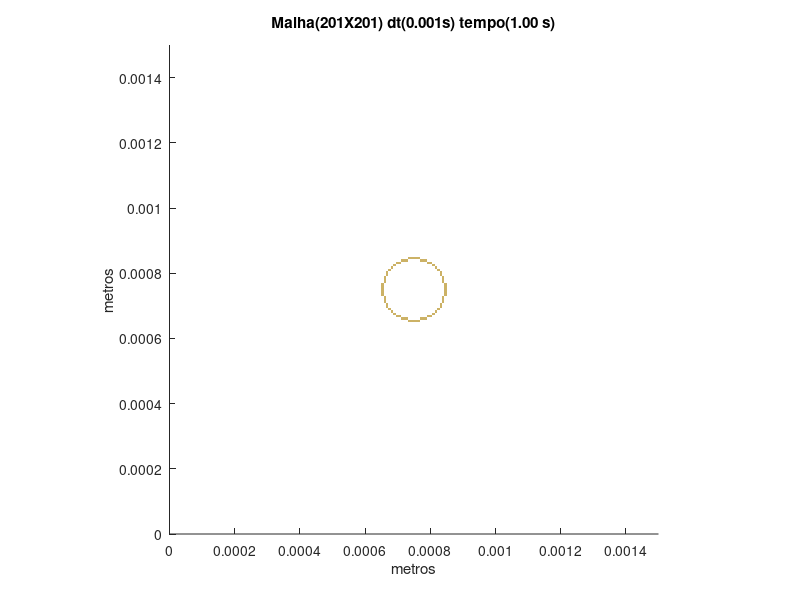

This figure's MATLAB source:
set (gca,'PlotBoxAspectRatio',[1 1 1],'Xlim',[0,0.0015],'Ylim',[0,0.0015])
hold on
title('Malha(201X201) dt(0.001s) tempo(1.00 s)')
hold on
ylabel('metros')
hold on
xlabel('metros')
hold on

fill([0.00073134328358209 0.00073134328358209 0.000738805970149254 0.000738805970149254],[0.000649253731343284 0.000656716417910448 0.000656716417910448 0.000649253731343284],[0.8,0.7,0.4],'LineStyle','none')

fill([0.000738805970149254 0.000738805970149254 0.000746268656716418 0.000746268656716418],[0.000649253731343284 0.000656716417910448 0.000656716417910448 0.000649253731343284],[0.8,0.7,0.4],'LineStyle','none')

fill([0.000746268656716418 0.000746268656716418 0.000753731343283582 0.000753731343283582],[0.000649253731343284 0.000656716417910448 0.000656716417910448 0.000649253731343284],[0.8,0.7,0.4],'LineStyle','none')

fill([0.000753731343283582 0.000753731343283582 0.000761194029850746 0.000761194029850746],[0.000649253731343284 0.000656716417910448 0.000656716417910448 0.000649253731343284],[0.8,0.7,0.4],'LineStyle','none')

fill([0.000761194029850746 0.000761194029850746 0.000768656716417911 0.000768656716417911],[0.000649253731343284 0.000656716417910448 0.000656716417910448 0.000649253731343284],[0.8,0.7,0.4],'LineStyle','none')

fill([0.000708955223880597 0.000708955223880597 0.000716417910447761 0.000716417910447761],[0.000656716417910448 0.000664179104477612 0.000664179104477612 0.000656716417910448],[0.8,0.7,0.4],'LineStyle','none')

fill([0.000716417910447761 0.000716417910447761 0.000723880597014925 0.000723880597014925],[0.000656716417910448 0.000664179104477612 0.000664179104477612 0.000656716417910448],[0.8,0.7,0.4],'LineStyle','none')

fill([0.000723880597014925 0.000723880597014925 0.00073134328358209 0.00073134328358209],[0.000656716417910448 0.000664179104477612 0.000664179104477612 0.000656716417910448],[0.8,0.7,0.4],'LineStyle','none')

fill([0.000768656716417911 0.000768656716417911 0.000776119402985075 0.000776119402985075],[0.000656716417910448 0.000664179104477612 0.000664179104477612 0.000656716417910448],[0.8,0.7,0.4],'LineStyle','none')

fill([0.000776119402985075 0.000776119402985075 0.000783582089552239 0.000783582089552239],[0.000656716417910448 0.000664179104477612 0.000664179104477612 0.000656716417910448],[0.8,0.7,0.4],'LineStyle','none')

fill([0.000783582089552239 0.000783582089552239 0.000791044776119403 0.000791044776119403],[0.000656716417910448 0.000664179104477612 0.000664179104477612 0.000656716417910448],[0.8,0.7,0.4],'LineStyle','none')

fill([0.000694029850746269 0.000694029850746269 0.000701492537313433 0.000701492537313433],[0.000664179104477612 0.000671641791044776 0.000671641791044776 0.000664179104477612],[0.8,0.7,0.4],'LineStyle','none')

fill([0.000701492537313433 0.000701492537313433 0.000708955223880597 0.000708955223880597],[0.000664179104477612 0.000671641791044776 0.000671641791044776 0.000664179104477612],[0.8,0.7,0.4],'LineStyle','none')

fill([0.000791044776119403 0.000791044776119403 0.000798507462686567 0.000798507462686567],[0.000664179104477612 0.000671641791044776 0.000671641791044776 0.000664179104477612],[0.8,0.7,0.4],'LineStyle','none')

fill([0.000798507462686567 0.000798507462686567 0.000805970149253731 0.000805970149253731],[0.000664179104477612 0.000671641791044776 0.000671641791044776 0.000664179104477612],[0.8,0.7,0.4],'LineStyle','none')

fill([0.000686567164179104 0.000686567164179104 0.000694029850746269 0.000694029850746269],[0.000671641791044776 0.00067910447761194 0.00067910447761194 0.000671641791044776],[0.8,0.7,0.4],'LineStyle','none')

fill([0.000805970149253731 0.000805970149253731 0.000813432835820896 0.000813432835820896],[0.000671641791044776 0.00067910447761194 0.00067910447761194 0.000671641791044776],[0.8,0.7,0.4],'LineStyle','none')

fill([0.00067910447761194 0.00067910447761194 0.000686567164179104 0.000686567164179104],[0.00067910447761194 0.000686567164179104 0.000686567164179104 0.00067910447761194],[0.8,0.7,0.4],'LineStyle','none')

fill([0.000813432835820896 0.000813432835820896 0.00082089552238806 0.00082089552238806],[0.00067910447761194 0.000686567164179104 0.000686567164179104 0.00067910447761194],[0.8,0.7,0.4],'LineStyle','none')

fill([0.000671641791044776 0.000671641791044776 0.00067910447761194 0.00067910447761194],[0.000686567164179104 0.000694029850746269 0.000694029850746269 0.000686567164179104],[0.8,0.7,0.4],'LineStyle','none')

fill([0.00082089552238806 0.00082089552238806 0.000828358208955224 0.000828358208955224],[0.000686567164179104 0.000694029850746269 0.000694029850746269 0.000686567164179104],[0.8,0.7,0.4],'LineStyle','none')

fill([0.000664179104477612 0.000664179104477612 0.000671641791044776 0.000671641791044776],[0.000694029850746269 0.000701492537313433 0.000701492537313433 0.000694029850746269],[0.8,0.7,0.4],'LineStyle','none')

fill([0.000828358208955224 0.000828358208955224 0.000835820895522388 0.000835820895522388],[0.000694029850746269 0.000701492537313433 0.000701492537313433 0.000694029850746269],[0.8,0.7,0.4],'LineStyle','none')

fill([0.000664179104477612 0.000664179104477612 0.000671641791044776 0.000671641791044776],[0.000701492537313433 0.000708955223880597 0.000708955223880597 0.000701492537313433],[0.8,0.7,0.4],'LineStyle','none')

fill([0.000828358208955224 0.000828358208955224 0.000835820895522388 0.000835820895522388],[0.000701492537313433 0.000708955223880597 0.000708955223880597 0.000701492537313433],[0.8,0.7,0.4],'LineStyle','none')

fill([0.000656716417910448 0.000656716417910448 0.000664179104477612 0.000664179104477612],[0.000708955223880597 0.000716417910447761 0.000716417910447761 0.000708955223880597],[0.8,0.7,0.4],'LineStyle','none')

fill([0.000835820895522388 0.000835820895522388 0.000843283582089552 0.000843283582089552],[0.000708955223880597 0.000716417910447761 0.000716417910447761 0.000708955223880597],[0.8,0.7,0.4],'LineStyle','none')

fill([0.000656716417910448 0.000656716417910448 0.000664179104477612 0.000664179104477612],[0.000716417910447761 0.000723880597014925 0.000723880597014925 0.000716417910447761],[0.8,0.7,0.4],'LineStyle','none')

fill([0.000835820895522388 0.000835820895522388 0.000843283582089552 0.000843283582089552],[0.000716417910447761 0.000723880597014925 0.000723880597014925 0.000716417910447761],[0.8,0.7,0.4],'LineStyle','none')

fill([0.000656716417910448 0.000656716417910448 0.000664179104477612 0.000664179104477612],[0.000723880597014925 0.00073134328358209 0.00073134328358209 0.000723880597014925],[0.8,0.7,0.4],'LineStyle','none')

fill([0.000835820895522388 0.000835820895522388 0.000843283582089552 0.000843283582089552],[0.000723880597014925 0.00073134328358209 0.00073134328358209 0.000723880597014925],[0.8,0.7,0.4],'LineStyle','none')

fill([0.000649253731343284 0.000649253731343284 0.000656716417910448 0.000656716417910448],[0.00073134328358209 0.000738805970149254 0.000738805970149254 0.00073134328358209],[0.8,0.7,0.4],'LineStyle','none')

fill([0.000843283582089552 0.000843283582089552 0.000850746268656716 0.000850746268656716],[0.00073134328358209 0.000738805970149254 0.000738805970149254 0.00073134328358209],[0.8,0.7,0.4],'LineStyle','none')

fill([0.000649253731343284 0.000649253731343284 0.000656716417910448 0.000656716417910448],[0.000738805970149254 0.000746268656716418 0.000746268656716418 0.000738805970149254],[0.8,0.7,0.4],'LineStyle','none')

fill([0.000843283582089552 0.000843283582089552 0.000850746268656716 0.000850746268656716],[0.000738805970149254 0.000746268656716418 0.000746268656716418 0.000738805970149254],[0.8,0.7,0.4],'LineStyle','none')

fill([0.000649253731343284 0.000649253731343284 0.000656716417910448 0.000656716417910448],[0.000746268656716418 0.000753731343283582 0.000753731343283582 0.000746268656716418],[0.8,0.7,0.4],'LineStyle','none')

fill([0.000843283582089552 0.000843283582089552 0.000850746268656716 0.000850746268656716],[0.000746268656716418 0.000753731343283582 0.000753731343283582 0.000746268656716418],[0.8,0.7,0.4],'LineStyle','none')

fill([0.000649253731343284 0.000649253731343284 0.000656716417910448 0.000656716417910448],[0.000753731343283582 0.000761194029850746 0.000761194029850746 0.000753731343283582],[0.8,0.7,0.4],'LineStyle','none')

fill([0.000843283582089552 0.000843283582089552 0.000850746268656716 0.000850746268656716],[0.000753731343283582 0.000761194029850746 0.000761194029850746 0.000753731343283582],[0.8,0.7,0.4],'LineStyle','none')

fill([0.000649253731343284 0.000649253731343284 0.000656716417910448 0.000656716417910448],[0.000761194029850746 0.000768656716417911 0.000768656716417911 0.000761194029850746],[0.8,0.7,0.4],'LineStyle','none')

fill([0.000843283582089552 0.000843283582089552 0.000850746268656716 0.000850746268656716],[0.000761194029850746 0.000768656716417911 0.000768656716417911 0.000761194029850746],[0.8,0.7,0.4],'LineStyle','none')

fill([0.000656716417910448 0.000656716417910448 0.000664179104477612 0.000664179104477612],[0.000768656716417911 0.000776119402985075 0.000776119402985075 0.000768656716417911],[0.8,0.7,0.4],'LineStyle','none')

fill([0.000835820895522388 0.000835820895522388 0.000843283582089552 0.000843283582089552],[0.000768656716417911 0.000776119402985075 0.000776119402985075 0.000768656716417911],[0.8,0.7,0.4],'LineStyle','none')

fill([0.000656716417910448 0.000656716417910448 0.000664179104477612 0.000664179104477612],[0.000776119402985075 0.000783582089552239 0.000783582089552239 0.000776119402985075],[0.8,0.7,0.4],'LineStyle','none')

fill([0.000835820895522388 0.000835820895522388 0.000843283582089552 0.000843283582089552],[0.000776119402985075 0.000783582089552239 0.000783582089552239 0.000776119402985075],[0.8,0.7,0.4],'LineStyle','none')

fill([0.000656716417910448 0.000656716417910448 0.000664179104477612 0.000664179104477612],[0.000783582089552239 0.000791044776119403 0.000791044776119403 0.000783582089552239],[0.8,0.7,0.4],'LineStyle','none')

fill([0.000835820895522388 0.000835820895522388 0.000843283582089552 0.000843283582089552],[0.000783582089552239 0.000791044776119403 0.000791044776119403 0.000783582089552239],[0.8,0.7,0.4],'LineStyle','none')

fill([0.000664179104477612 0.000664179104477612 0.000671641791044776 0.000671641791044776],[0.000791044776119403 0.000798507462686567 0.000798507462686567 0.000791044776119403],[0.8,0.7,0.4],'LineStyle','none')

fill([0.000828358208955224 0.000828358208955224 0.000835820895522388 0.000835820895522388],[0.000791044776119403 0.000798507462686567 0.000798507462686567 0.000791044776119403],[0.8,0.7,0.4],'LineStyle','none')

fill([0.000664179104477612 0.000664179104477612 0.000671641791044776 0.000671641791044776],[0.000798507462686567 0.000805970149253731 0.000805970149253731 0.000798507462686567],[0.8,0.7,0.4],'LineStyle','none')

fill([0.000828358208955224 0.000828358208955224 0.000835820895522388 0.000835820895522388],[0.000798507462686567 0.000805970149253731 0.000805970149253731 0.000798507462686567],[0.8,0.7,0.4],'LineStyle','none')

fill([0.000671641791044776 0.000671641791044776 0.00067910447761194 0.00067910447761194],[0.000805970149253731 0.000813432835820896 0.000813432835820896 0.000805970149253731],[0.8,0.7,0.4],'LineStyle','none')

fill([0.00082089552238806 0.00082089552238806 0.000828358208955224 0.000828358208955224],[0.000805970149253731 0.000813432835820896 0.000813432835820896 0.000805970149253731],[0.8,0.7,0.4],'LineStyle','none')

fill([0.00067910447761194 0.00067910447761194 0.000686567164179104 0.000686567164179104],[0.000813432835820896 0.00082089552238806 0.00082089552238806 0.000813432835820896],[0.8,0.7,0.4],'LineStyle','none')

fill([0.000813432835820896 0.000813432835820896 0.00082089552238806 0.00082089552238806],[0.000813432835820896 0.00082089552238806 0.00082089552238806 0.000813432835820896],[0.8,0.7,0.4],'LineStyle','none')

fill([0.000686567164179104 0.000686567164179104 0.000694029850746269 0.000694029850746269],[0.00082089552238806 0.000828358208955224 0.000828358208955224 0.00082089552238806],[0.8,0.7,0.4],'LineStyle','none')

fill([0.000805970149253731 0.000805970149253731 0.000813432835820896 0.000813432835820896],[0.00082089552238806 0.000828358208955224 0.000828358208955224 0.00082089552238806],[0.8,0.7,0.4],'LineStyle','none')

fill([0.000694029850746269 0.000694029850746269 0.000701492537313433 0.000701492537313433],[0.000828358208955224 0.000835820895522388 0.000835820895522388 0.000828358208955224],[0.8,0.7,0.4],'LineStyle','none')

fill([0.000701492537313433 0.000701492537313433 0.000708955223880597 0.000708955223880597],[0.000828358208955224 0.000835820895522388 0.000835820895522388 0.000828358208955224],[0.8,0.7,0.4],'LineStyle','none')

fill([0.000791044776119403 0.000791044776119403 0.000798507462686567 0.000798507462686567],[0.000828358208955224 0.000835820895522388 0.000835820895522388 0.000828358208955224],[0.8,0.7,0.4],'LineStyle','none')

fill([0.000798507462686567 0.000798507462686567 0.000805970149253731 0.000805970149253731],[0.000828358208955224 0.000835820895522388 0.000835820895522388 0.000828358208955224],[0.8,0.7,0.4],'LineStyle','none')

fill([0.000708955223880597 0.000708955223880597 0.000716417910447761 0.000716417910447761],[0.000835820895522388 0.000843283582089552 0.000843283582089552 0.000835820895522388],[0.8,0.7,0.4],'LineStyle','none')

fill([0.000716417910447761 0.000716417910447761 0.000723880597014925 0.000723880597014925],[0.000835820895522388 0.000843283582089552 0.000843283582089552 0.000835820895522388],[0.8,0.7,0.4],'LineStyle','none')

fill([0.000723880597014925 0.000723880597014925 0.00073134328358209 0.00073134328358209],[0.000835820895522388 0.000843283582089552 0.000843283582089552 0.000835820895522388],[0.8,0.7,0.4],'LineStyle','none')

fill([0.000768656716417911 0.000768656716417911 0.000776119402985075 0.000776119402985075],[0.000835820895522388 0.000843283582089552 0.000843283582089552 0.000835820895522388],[0.8,0.7,0.4],'LineStyle','none')

fill([0.000776119402985075 0.000776119402985075 0.000783582089552239 0.000783582089552239],[0.000835820895522388 0.000843283582089552 0.000843283582089552 0.000835820895522388],[0.8,0.7,0.4],'LineStyle','none')

fill([0.000783582089552239 0.000783582089552239 0.000791044776119403 0.000791044776119403],[0.000835820895522388 0.000843283582089552 0.000843283582089552 0.000835820895522388],[0.8,0.7,0.4],'LineStyle','none')

fill([0.00073134328358209 0.00073134328358209 0.000738805970149254 0.000738805970149254],[0.000843283582089552 0.000850746268656716 0.000850746268656716 0.000843283582089552],[0.8,0.7,0.4],'LineStyle','none')

fill([0.000738805970149254 0.000738805970149254 0.000746268656716418 0.000746268656716418],[0.000843283582089552 0.000850746268656716 0.000850746268656716 0.000843283582089552],[0.8,0.7,0.4],'LineStyle','none')

fill([0.000746268656716418 0.000746268656716418 0.000753731343283582 0.000753731343283582],[0.000843283582089552 0.000850746268656716 0.000850746268656716 0.000843283582089552],[0.8,0.7,0.4],'LineStyle','none')

fill([0.000753731343283582 0.000753731343283582 0.000761194029850746 0.000761194029850746],[0.000843283582089552 0.000850746268656716 0.000850746268656716 0.000843283582089552],[0.8,0.7,0.4],'LineStyle','none')

fill([0.000761194029850746 0.000761194029850746 0.000768656716417911 0.000768656716417911],[0.000843283582089552 0.000850746268656716 0.000850746268656716 0.000843283582089552],[0.8,0.7,0.4],'LineStyle','none')
